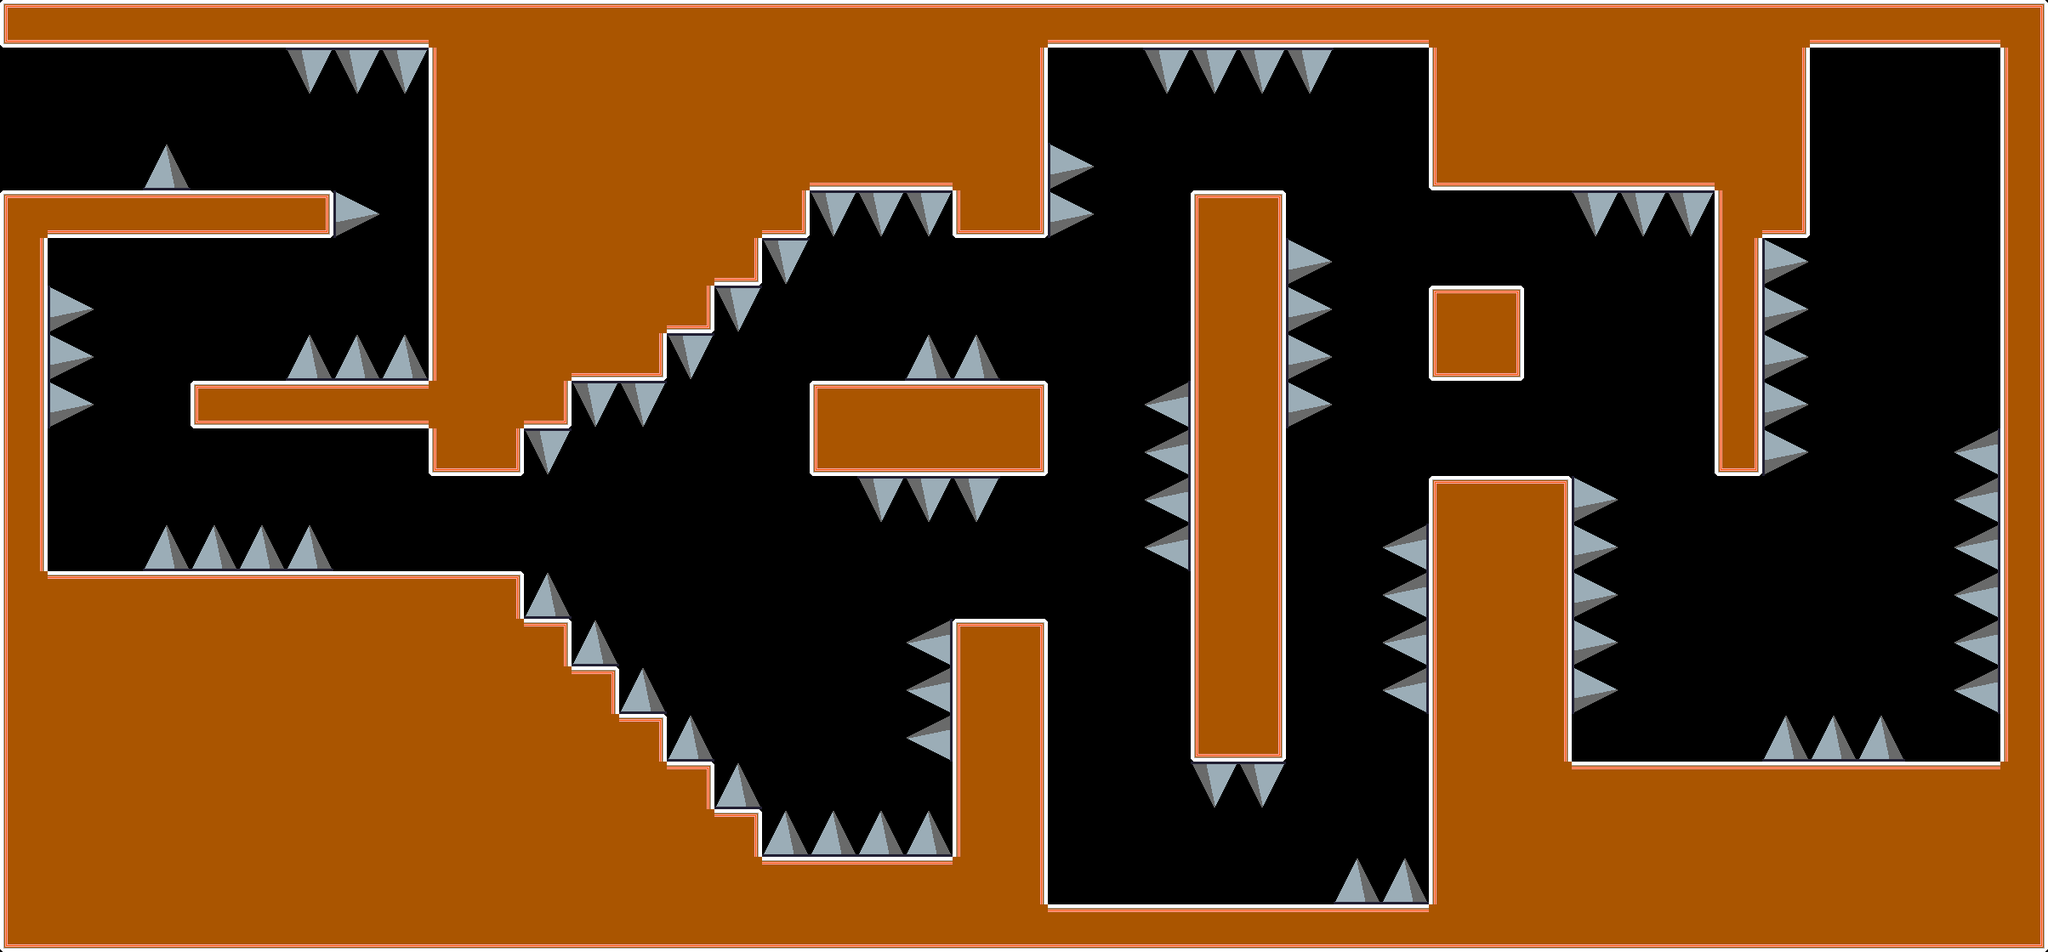

A level layout from a 2D game, rendered from its tile map. Below: a short description, then the map file with tile-grid data replaced by summaries:
An orthogonal 43x20 tile map with 56x56 px tiles, 1 tile layer (visuals), 2 tilesets and 67 objects.

<map version="1.10" tiledversion="1.12.2" orientation="orthogonal" renderorder="right-down" width="43" height="20" tilewidth="56" tileheight="56" infinite="0" nextlayerid="5" nextobjectid="101">
 <tileset firstgid="1" name="tiles-fridge" tilewidth="56" tileheight="56" tilecount="100" columns="10">
  <image source="../images/tiles-fridge.png" width="560" height="560" />
 </tileset>
 <tileset firstgid="101" source="espinho.tsx" />
 <objectgroup id="4" name="goal">
  <object id="99" x="15" y="69" width="29" height="138" />
 </objectgroup>
 <objectgroup id="4" name="spawn">
  <object id="22" x="2241.03" y="116.606" width="56" height="56" />
 </objectgroup>
 <objectgroup id="3" name="spikes">
  <object id="25" x="2072" y="280" width="56" height="280" />
  <object id="26" x="2296" y="504" width="56" height="336" />
  <object id="28" x="2072" y="840" width="168" height="56" />
  <object id="29" x="1848" y="560" width="56" height="280" />
  <object id="31" x="1848" y="224" width="168" height="56" />
  <object id="39" x="1512" y="280" width="56" height="224" />
  <object id="41" x="1400" y="896" width="112" height="56" />
  <object id="42" x="1568" y="1008" width="112" height="56" />
  <object id="43" x="1624" y="616" width="56" height="224" />
  <object id="48" x="1344" y="56" width="224" height="56" />
  <object id="49" x="1232" y="168" width="56" height="112" />
  <object id="50" x="1344" y="448" width="56" height="224" />
  <object id="76" x="1008" y="560" width="168" height="56" />
  <object id="77" x="1064" y="392" width="112" height="56" />
  <object id="78" x="952" y="224" width="168" height="56" />
  <object id="79" x="896" y="280" width="56" height="56" />
  <object id="80" x="840" y="336" width="56" height="56" />
  <object id="81" x="784" y="392" width="56" height="56" />
  <object id="82" x="672" y="448" width="112" height="56" />
  <object id="83" x="616" y="504" width="56" height="56" />
  <object id="84" x="616" y="672" width="56" height="56" />
  <object id="85" x="672" y="728" width="56" height="56" />
  <object id="86" x="728" y="784" width="56" height="56" />
  <object id="87" x="784" y="840" width="56" height="56" />
  <object id="88" x="840" y="896" width="56" height="56" />
  <object id="91" x="896" y="952" width="224" height="56" />
  <object id="92" x="1064" y="728" width="56" height="168" />
  <object id="93" x="168" y="616" width="224" height="56" />
  <object id="94" x="56" y="336" width="56" height="168" />
  <object id="95" x="336" y="392" width="168" height="56" />
  <object id="96" x="392" y="224" width="56" height="56" />
  <object id="97" x="336" y="56" width="168" height="56" />
  <object id="98" x="168" y="168" width="56" height="56" />
 </objectgroup>
 <objectgroup id="2" name="walls">
  <object id="17" x="0" y="1064" width="2408" height="56" />
  <object id="19" x="0" y="0" width="2408" height="56" />
  <object id="24" x="2352" y="5.69697" width="56" height="1114.3" />
  <object id="33" x="1848" y="896" width="504" height="168" />
  <object id="34" x="1680" y="560" width="168" height="504" />
  <object id="36" x="2016" y="280" width="56" height="280" />
  <object id="37" x="2016" y="56" width="112" height="224" />
  <object id="38" x="1680" y="56" width="336" height="168" />
  <object id="40" x="1400" y="224" width="112" height="672" />
  <object id="45" x="1120" y="56" width="112" height="224" />
  <object id="46" x="1120" y="728" width="112" height="336" />
  <object id="47" x="952" y="448" width="280" height="112" />
  <object id="52" x="1680" y="336" width="112" height="112" />
  <object id="57" x="504" y="56" width="616" height="168" />
  <object id="58" x="504" y="224" width="448" height="56" />
  <object id="59" x="504" y="280" width="392" height="56" />
  <object id="60" x="504" y="336" width="336" height="56" />
  <object id="61" x="504" y="392" width="280" height="56" />
  <object id="62" x="504" y="448" width="168" height="56" />
  <object id="63" x="504" y="504" width="112" height="56" />
  <object id="64" x="504" y="672" width="112" height="56" />
  <object id="65" x="504" y="728" width="168" height="56" />
  <object id="66" x="504" y="784" width="224" height="56" />
  <object id="67" x="504" y="840" width="280" height="56" />
  <object id="68" x="504" y="896" width="336" height="56" />
  <object id="69" x="504" y="952" width="392" height="56" />
  <object id="70" x="504" y="1008" width="448" height="56" />
  <object id="71" x="952" y="1008" width="168" height="56" />
  <object id="72" x="56" y="672" width="448" height="392" />
  <object id="74" x="224" y="448" width="280" height="56" />
  <object id="75" x="56" y="224" width="336" height="56" />
  <object id="100" x="0" y="224" width="56" height="896" />
 </objectgroup>
 <layer id="1" name="visuals" width="43" height="20">
  <data>[860 cells, 819 non-empty, 18 distinct tile ids]</data>
 </layer>
</map>
